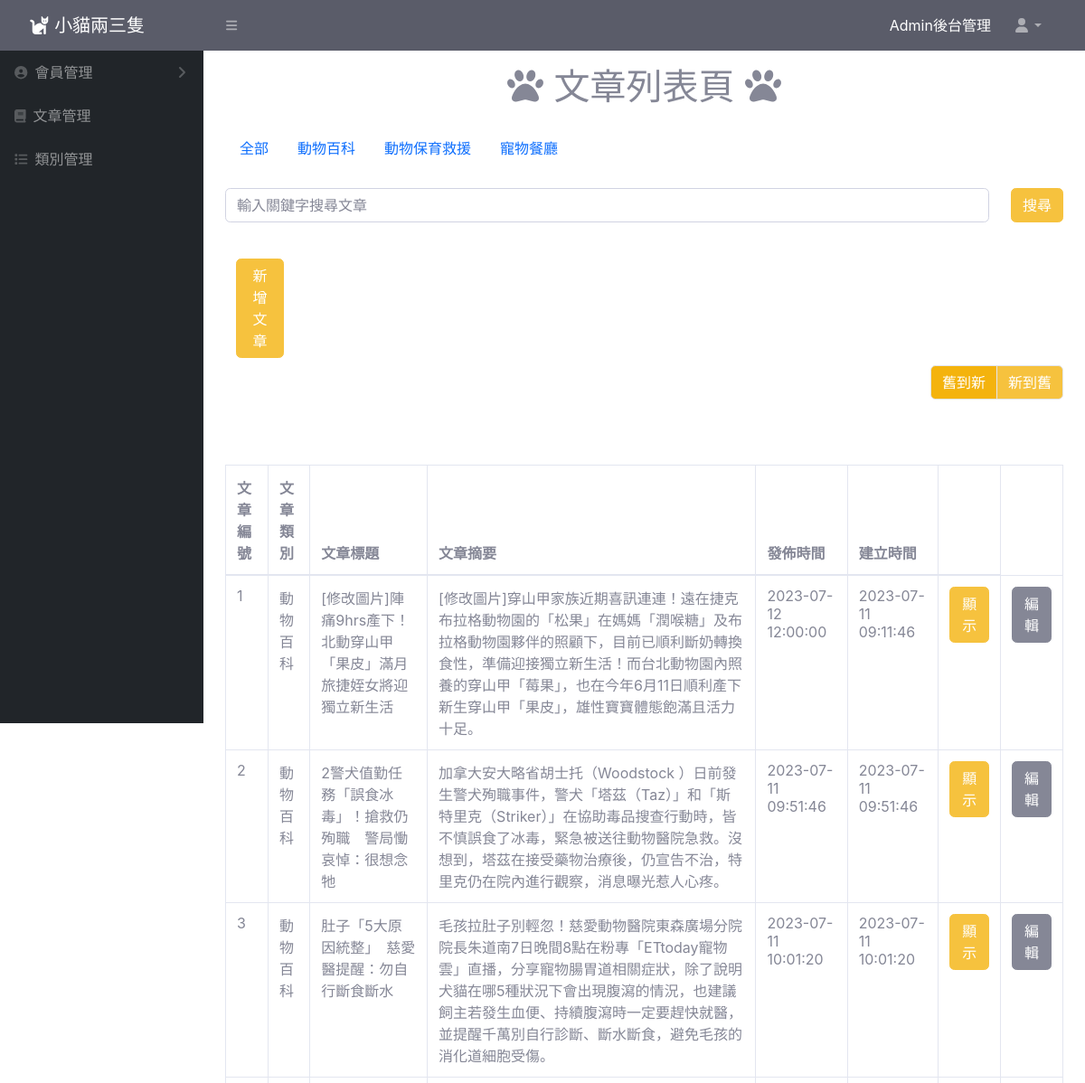
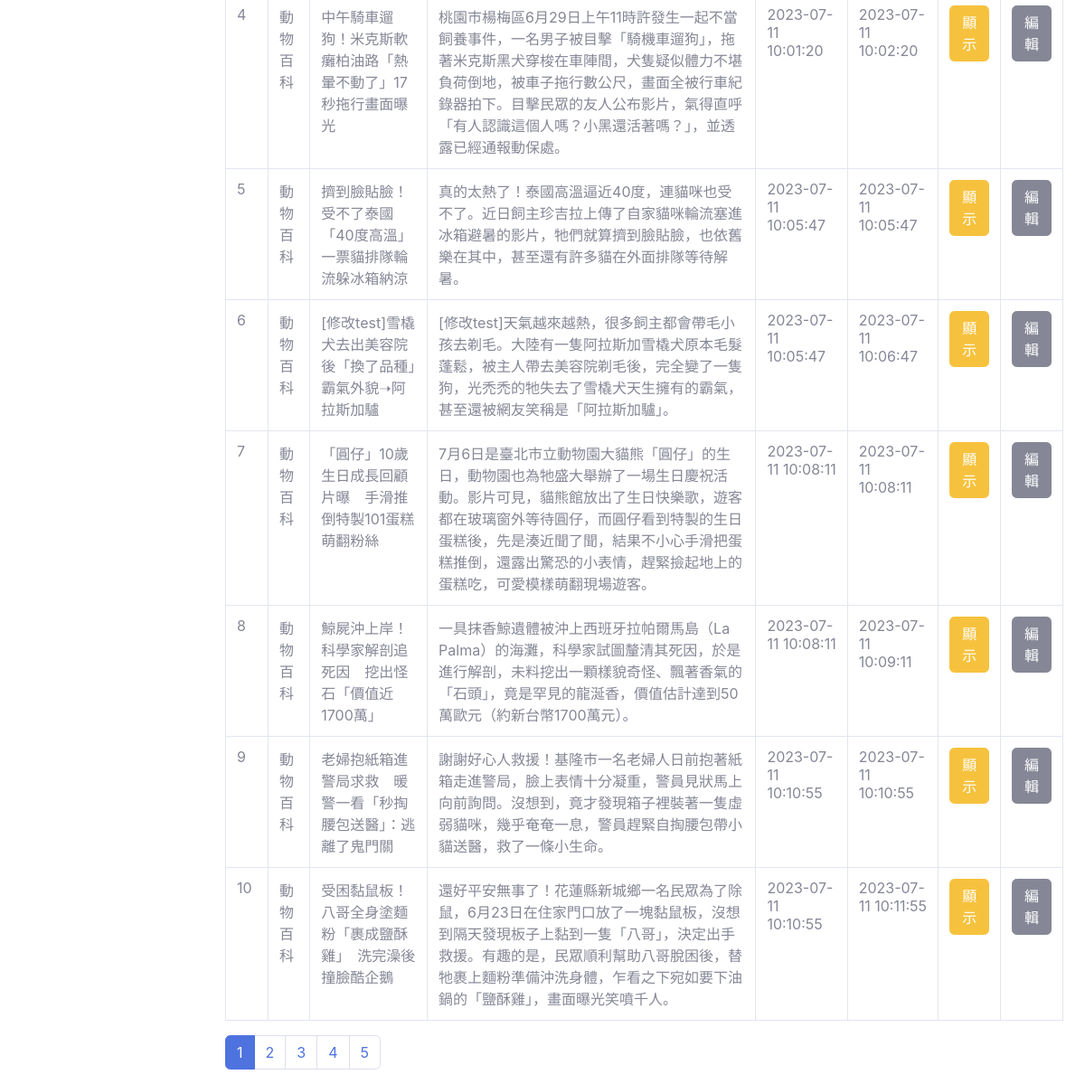
The page /pet_admin/article-list.php on the database its author committed (2 pictures, top to bottom).
### tables this page shows
CREATE TABLE `article_category` (
  `id` int(3) NOT NULL,
  `name` varchar(10) NOT NULL
);

CREATE TABLE `article` (
  `id` int(255) NOT NULL,
  `title` varchar(50) NOT NULL,
  `content` text NOT NULL,
  `abstract` varchar(1000) NOT NULL,
  `category` int(50) NOT NULL,
  `published_date` datetime NOT NULL,
  `created_date` datetime NOT NULL,
  `valid` int(5) NOT NULL
);

### pet_admin/article/article-list.php (the view, shortened to what this page needs)
<?php
require_once("db_connect.php");
$page = $_GET["page"] ?? 1;
$type = $_GET["type"] ?? 1;
$category = $_GET["category"] ?? -1;
if ($category == -1) {
    $sqlTotal = "SELECT id FROM article WHERE valid = 1";
} else {
    $sqlTotal = "SELECT id FROM article WHERE valid = 1 AND category = $category";
}
$resultTotal = $conn->query($sqlTotal);
$totalArticle = $resultTotal->num_rows;
$perPage = 10;
$startItem = ($page - 1) * $perPage;
$totalPage = ceil($totalArticle / $perPage);
$sql = "SELECT article.id AS article_id , article.title, article.abstract, article.published_date, article.created_date, article.category, article_category.name AS category_name
JOIN article_category ON article.category = article_category.id
ORDER BY id ASC LIMIT $startItem, $perPage";
if ($type == 1) {
    $sql  = "SELECT article.id AS article_id, article.title, article.abstract, article.published_date, article.created_date, article_category.name AS category_name
            FROM article
            JOIN article_category ON article.category = article_category.id
            WHERE valid = 1
            ORDER BY article.created_date ASC
            LIMIT $startItem, $perPage";
    $Orderby = 'ASC';
} else if ($type == 2) {
    $sql  = "SELECT article.id AS article_id, article.title, article.abstract, article.published_date, article.created_date, article_category.name AS category_name
            FROM article
            JOIN article_category ON article.category = article_category.id
            WHERE valid = 1
            ORDER BY article.created_date DESC
            LIMIT $startItem, $perPage";
    $Orderby = 'DESC';
} else {
    header("location:../404.php");
}
$sqlCategory = "SELECT * FROM article_category ORDER BY id ASC";
$resultCate = $conn->query($sqlCategory);
$cateRows = $resultCate->fetch_all(MYSQLI_ASSOC);
if ($category == -1) {
    $sql = "SELECT article.id AS article_id, article.title , article.abstract, article.published_date, article.created_date, article_category.name AS category_name
    FROM article
    JOIN article_category ON article.category = article_category.id
    WHERE valid = 1
    ORDER BY article.created_date $Orderby
    LIMIT $startItem, $perPage
    ";
    }else if($category == 1) {
    $sql = "SELECT article.id AS article_id, article.title , article.abstract, article.published_date, article.created_date, article_category.name AS category_name
    FROM article
    JOIN article_category ON article.category = article_category.id
    WHERE valid = 1 AND article.category = 1
    ORDER BY article.created_date $Orderby
    LIMIT $startItem, $perPage
    ";
} else if ($category == 2) {
    $sql = "SELECT article.id AS article_id, article.title , article.abstract, article.published_date, article.created_date, article_category.name AS category_name
    FROM article
    JOIN article_category ON article.category = article_category.id
    WHERE valid = 1 AND article.category = 2
    ORDER BY article.created_date $Orderby
    LIMIT $startItem, $perPage
    ";
} else if ($category == 3) {
    $sql = "SELECT article.id AS article_id, article.title , article.abstract, article.published_date, article.created_date, article_category.name AS category_name
    FROM article
    JOIN article_category ON article.category = article_category.id
    WHERE valid = 1 AND article.category = 3
    ORDER BY article.created_date $Orderby
    LIMIT $startItem, $perPage
    ";
} else {
    header("Location:article-list.php");
    exit;
}
$result = $conn->query($sql);
$rows = $result->fetch_all(MYSQLI_ASSOC);
?>
<!doctype html>
<html lang="en">
<head>
    <link href="https://cdn.jsdelivr.net/npm/bootstrap@5.2.1/dist/css/bootstrap.min.css" rel="stylesheet">
    <link rel="stylesheet" href="../css.php">
    <link href="css/sb-admin-2.min.css" rel="stylesheet">
</head>
<body>
    <div class="container">
        <h1 class=" my-3 text-center"><i class="fa-solid fa-paw"></i>&nbsp;文章列表頁&nbsp;<i class="fa-solid fa-paw"></i></h1>
        <div class="pb-5">
            <div class="py-2">
                <form>
                    <ul class="nav nav-underline mb-3">
                        <li class="nav-item">
                            <a class="nav-link
                    <?php
                    if (!isset($_GET["category"])) echo "active"
                    ?>" aria-current="page" href="article-list.php?type=<?= $type ?>">全部</a>
                        </li>
                        <?php foreach ($cateRows as $category) : ?>
    <li class="nav-item">
        <a class="nav-link
        <?php
        if (isset($_GET["category"]) && $_GET["category"] == $category["id"]) echo "active";
        ?>" href="article-list.php?page=<?= $page ?>&category=<?= $category["id"] ?>&type=<?= $type ?>">
            <?= $category["name"] ?>
        </a>
    </li>
<?php endforeach; ?>
                    </ul>
                </form>
            </div>
            <form action="article_search.php">
                <div class="row gx-2">
                    <div class="col">
                        <input type="text" class="form-control" placeholder="輸入關鍵字搜尋文章" name="keyword">
                    </div>
                    <div class="col-auto">
                        <button class="btn btn-warning" type="submit">搜尋</button>
                    </div>
                </div>
            </form>
            <div class="col-1 pt-4">
                <a class="btn btn-warning" href="create-article.php">新增文章</a>
            </div>
            <form action="article-list.php">
                <div class="py-2 d-flex justify-content-end">
                    <div class="btn-group">
                        <a href="article-list.php?page=<?= $page ?>&type=1&category=<?= isset($_GET["category"]) ? $_GET["category"] : -1 ?>" class="btn btn-warning border <?php
                                                                                                            if ($type == 1) echo "active";
                                                                                                            ?>">舊到新 </a>
                        <a href="article-list.php?page=<?= $page ?>&type=2&category=<?= isset($_GET["category"]) ? $_GET["category"] : -1 ?>" class="btn btn-warning border <?php
                                                                                                            if ($type == 2) echo "active";
                                                                                                            ?>">新到舊 </a>
                    </div>
                </div>
            </form>
        </div>
        <table class="table table-bordered">
            <thead>
                <tr>
                    <th>文章編號</th>
                    <th>文章類別</th>
                    <th>文章標題</th>
                    <th>文章摘要</th>
                    <th>發佈時間</th>
                    <th>建立時間</th>
                    <th></th>
                </tr>
            </thead>
            <tbody>
                <?php foreach ($rows as $row) : ?>
                    <tr>
                        <td><?= $row["article_id"] ?></td>
                        <td><?= $row["category_name"] ?></td>
                        <td><?= $row["title"] ?></td>
                        <td><?= $row["abstract"] ?></td>
                        <td><?= $row["published_date"] ?></td>
                        <td><?= $row["created_date"] ?></td>
                        <td><a href="article.php?id=<?= $row["article_id"] ?>" class="btn btn-warning">顯示</a></td>
                        <td><a href="article-edit.php?id=<?= $row["article_id"] ?>" class="btn btn-secondary">編輯</a></td>
                    </tr>
                <?php endforeach; ?>
            </tbody>
        </table>
        <nav aria-label="Page navigation example">
            <ul class="pagination">
                <?php for ($i = 1; $i <= $totalPage; $i++) : ?>
                    <li class="page-item <?php if ($i == $page) echo "active"; ?>">
    <a class="page-link" href="article-list.php?page=<?= $i ?>&type=<?= $type ?>&category=<?= isset($_GET["category"]) ? $_GET["category"] : -1 ?>"><?= $i ?></a>
</li>
                <?php endfor; ?>
            </ul>
        </nav>
    </div>
</body>
</html>

### rows shown on the page
article_category: name "動物百科"
article_category: name "動物保育救援"
article_category: name "寵物餐廳"
article: id "1", article_category.name "動物百科", title "[修改圖片]陣痛9hrs產下！北動穿山甲「果皮」滿月 旅捷姪女將迎獨立新生活", abstract "[修改圖片]穿山甲家族近期喜訊連連！遠在捷克布拉格動物園的「松果」在媽媽「潤喉糖」及布拉格動物園夥伴的照顧下，目前已順利斷奶轉換食性，準備迎接獨立新生活！而台北動物園內照養的穿山甲「莓果」，也在今年6月11日順利產下新生穿山甲「果皮」，雄性寶寶體態飽滿且活力十足。", published_date "2023-07-12 12:00:00", created_date "2023-07-11 09:11:46"
article: id "2", article_category.name "動物百科", title "2警犬值勤任務「誤食冰毒」！搶救仍殉職 警局慟哀悼：很想念牠", abstract "加拿大安大略省胡士托（Woodstock ）日前發生警犬殉職事件，警犬「塔茲（Taz）」和「斯特里克（Striker）」在協助毒品搜查行動時，皆不慎誤食了冰毒，緊急被送往動物醫院急救。沒想到，塔茲在接受藥物治療後，仍宣告不治，特里克仍在院內進行觀察，消息曝光惹人心疼。", published_date "2023-07-11 09:51:46", created_date "2023-07-11 09:51:46"
article: id "3", article_category.name "動物百科", title "肚子「5大原因統整」 慈愛醫提醒：勿自行斷食斷水", abstract "毛孩拉肚子別輕忽！慈愛動物醫院東森廣場分院院長朱道南7日晚間8點在粉專「ETtoday寵物雲」直播，分享寵物腸胃道相關症狀，除了說明犬貓在哪5種狀況下會出現腹瀉的情況，也建議飼主若發生血便、持續腹瀉時一定要趕快就醫，並提醒千萬別自行診斷、斷水斷食，避免毛孩的消化道細胞受傷。", published_date "2023-07-11 10:01:20", created_date "2023-07-11 10:01:20"
article: id "4", article_category.name "動物百科", title "中午騎車遛狗！米克斯軟癱柏油路「熱暈不動了」17秒拖行畫面曝光", abstract "桃園市楊梅區6月29日上午11時許發生一起不當飼養事件，一名男子被目擊「騎機車遛狗」，拖著米克斯黑犬穿梭在車陣間，犬隻疑似體力不堪負荷倒地，被車子拖行數公尺，畫面全被行車紀錄器拍下。目擊民眾的友人公布影片，氣得直呼「有人認識這個人嗎？小黑還活著嗎？」，並透露已經通報動保處。", published_date "2023-07-11 10:01:20", created_date "2023-07-11 10:02:20"
article: id "5", article_category.name "動物百科", title "擠到臉貼臉！受不了泰國「40度高溫」 一票貓排隊輪流躲冰箱納涼", abstract "真的太熱了！泰國高溫逼近40度，連貓咪也受不了。近日飼主珍吉拉上傳了自家貓咪輪流塞進冰箱避暑的影片，牠們就算擠到臉貼臉，也依舊樂在其中，甚至還有許多貓在外面排隊等待解暑。", published_date "2023-07-11 10:05:47", created_date "2023-07-11 10:05:47"
article: id "6", article_category.name "動物百科", title "[修改test]雪橇犬去出美容院後「換了品種」 霸氣外貌➝阿拉斯加驢", abstract "[修改test]天氣越來越熱，很多飼主都會帶毛小孩去剃毛。大陸有一隻阿拉斯加雪橇犬原本毛髮蓬鬆，被主人帶去美容院剃毛後，完全變了一隻狗，光禿禿的牠失去了雪橇犬天生擁有的霸氣，甚至還被網友笑稱是「阿拉斯加驢」。", published_date "2023-07-11 10:05:47", created_date "2023-07-11 10:06:47"
article: id "7", article_category.name "動物百科", title "「圓仔」10歲生日成長回顧片曝 手滑推倒特製101蛋糕萌翻粉絲", abstract "7月6日是臺北市立動物園大貓熊「圓仔」的生日，動物園也為牠盛大舉辦了一場生日慶祝活動。影片可見，貓熊館放出了生日快樂歌，遊客都在玻璃窗外等待圓仔，而圓仔看到特製的生日蛋糕後，先是湊近聞了聞，結果不小心手滑把蛋糕推倒，還露出驚恐的小表情，趕緊撿起地上的蛋糕吃，可愛模樣萌翻現場遊客。", published_date "2023-07-11 10:08:11", created_date "2023-07-11 10:08:11"
article: id "8", article_category.name "動物百科", title "鯨屍沖上岸！科學家解剖追死因 挖出怪石「價值近1700萬」", abstract "一具抹香鯨遺體被沖上西班牙拉帕爾馬島（La Palma）的海灘，科學家試圖釐清其死因，於是進行解剖，未料挖出一顆樣貌奇怪、飄著香氣的「石頭」，竟是罕見的龍涎香，價值估計達到50萬歐元（約新台幣1700萬元）。", published_date "2023-07-11 10:08:11", created_date "2023-07-11 10:09:11"
article: id "9", article_category.name "動物百科", title "老婦抱紙箱進警局求救 暖警一看「秒掏腰包送醫」：逃離了鬼門關", abstract "謝謝好心人救援！基隆市一名老婦人日前抱著紙箱走進警局，臉上表情十分凝重，警員見狀馬上向前詢問。沒想到，竟才發現箱子裡裝著一隻虛弱貓咪，幾乎奄奄一息，警員趕緊自掏腰包帶小貓送醫，救了一條小生命。", published_date "2023-07-11 10:10:55", created_date "2023-07-11 10:10:55"
article: id "10", article_category.name "動物百科", title "受困黏鼠板！八哥全身塗麵粉「裹成鹽酥雞」 洗完澡後撞臉酷企鵝", abstract "還好平安無事了！花蓮縣新城鄉一名民眾為了除鼠，6月23日在住家門口放了一塊黏鼠板，沒想到隔天發現板子上黏到一隻「八哥」，決定出手救援。有趣的是，民眾順利幫助八哥脫困後，替牠裹上麵粉準備沖洗身體，乍看之下宛如要下油鍋的「鹽酥雞」，畫面曝光笑噴千人。", published_date "2023-07-11 10:10:55", created_date "2023-07-11 10:11:55"
